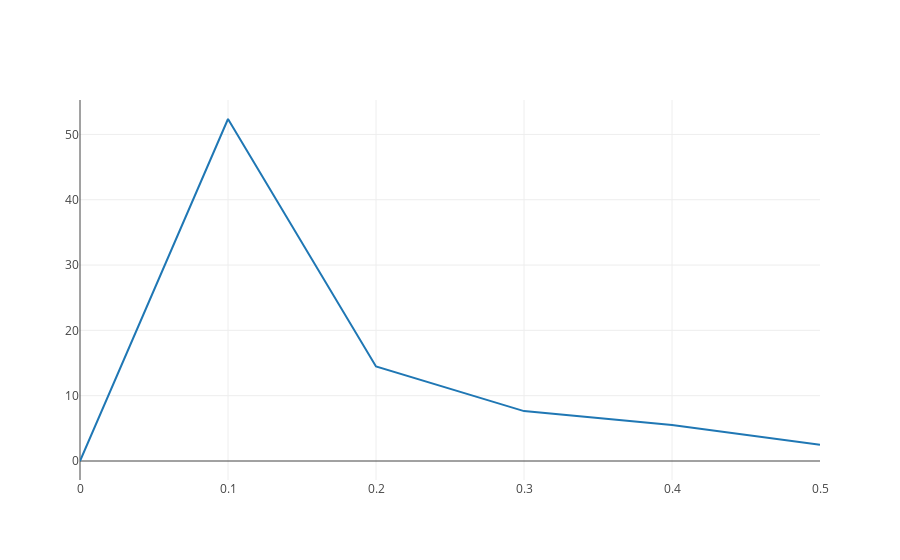

The cell this chart's notebook holds for it:
### Code cell
# Test on different inputs.

# Regular Array
z1 = np.array([1, 2, 3, 4, 5, 6, 7, 8, 9, 10])
pgram(z1)

# AR(1) Process with phi = 0.5
n = 100
a = np.zeros(n)
a[1] = random.normalvariate(0, 1)
for i in range(1, n):
    a[i] = 0.5*a[i-1] + random.normalvariate(0, 1)
pgram(a)

### Figure 1 — Plotly figure (JSON) as saved in the notebook; plotly's stock layout.template omitted (floating-point values rounded to 4 significant figures)
{"data": [{"mode": "lines", "type": "scatter", "x": [0, 0.1, 0.2, 0.3, 0.4, 0.5], "y": [0, 52.36, 14.47, 7.639, 5.528, 2.5]}], "layout": {}}
